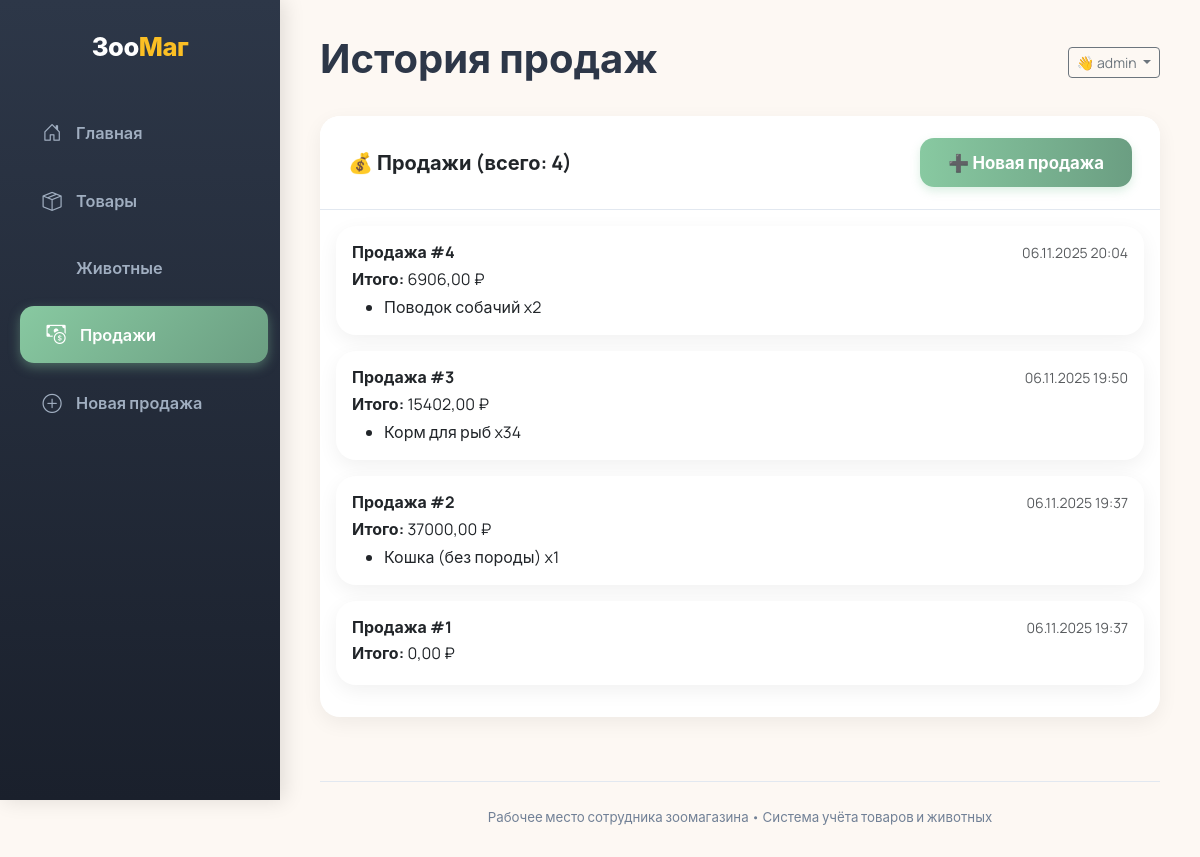
/sales/ (signed in), run on the app's committed database.
### sales/models.py (models this page shows, shortened)
class Sale(models.Model):
    date = models.DateTimeField(auto_now_add=True)
    total_amount = models.DecimalField(max_digits=10, decimal_places=2)

class SaleItem(models.Model):
    sale = models.ForeignKey(Sale, related_name='items', on_delete=models.CASCADE)
    product = models.ForeignKey(Product, null=True, blank=True, on_delete=models.SET_NULL)
    animal = models.ForeignKey(Animal, null=True, blank=True, on_delete=models.SET_NULL)
    quantity = models.PositiveIntegerField(default=1)
    price_at_sale = models.DecimalField(max_digits=10, decimal_places=2)
    def __str__(self):
        item = self.product or self.animal
        return f"{item} x{self.quantity}"

### products/models.py (models this page shows)
class Product(models.Model):
    name = models.CharField(max_length=200)
    description = models.TextField(blank=True)
    price = models.DecimalField(max_digits=10, decimal_places=2)
    stock = models.PositiveIntegerField(default=0)
    category = models.ForeignKey(Category, on_delete=models.CASCADE)
    image = models.ImageField(upload_to='products/', blank=True, null=True)
    def __str__(self):
        return self.name

class Animal(models.Model):
    SPECIES_CHOICES = [
        ('cat', 'Кошка'),
        ('dog', 'Собака'),
        ('bird', 'Птица'),
        ('fish', 'Рыбка'),
        ('rodent', 'Грызун'),
    ]
    GENDER_CHOICES = [('M', 'Самец'), ('F', 'Самка')]
    species = models.CharField(max_length=20, choices=SPECIES_CHOICES)
    breed = models.CharField(max_length=100, blank=True)
    age_months = models.PositiveIntegerField()
    gender = models.CharField(max_length=1, choices=GENDER_CHOICES)
    price = models.DecimalField(max_digits=10, decimal_places=2)
    is_available = models.BooleanField(default=True)
    image = models.ImageField(upload_to='animals/', blank=True, null=True)
    def __str__(self):
        return f"{self.get_species_display()} ({self.breed or 'без породы'})"

### sales/views.py (the view)
# urls.py: path('', views.sale_list, name='sale_list'),
@login_required
def sale_list(request):
    sales = Sale.objects.all().order_by('-date')
    return render(request, 'sales/sale_list.html', {'sales': sales})

### templates/sales/sale_list.html
{% extends 'base.html' %}
{% block page_title %}История продаж{% endblock %}
{% block content %}
<div class="card">
    <div class="card-header d-flex justify-content-between align-items-center">
        <span>💰 Продажи (всего: {{ sales|length }})</span>
        <a href="{% url 'sale_create' %}" class="btn btn-primary btn-sm">➕ Новая продажа</a>
    </div>
    <div class="card-body">
        {% if sales %}
            {% for sale in sales %}
            <div class="card mb-3">
                <div class="card-body">
                    <div class="d-flex justify-content-between">
                        <h6 class="card-title mb-1">Продажа #{{ sale.id }}</h6>
                        <small class="text-muted">{{ sale.date|date:"d.m.Y H:i" }}</small>
                    </div>
                    <p class="mb-1"><strong>Итого:</strong> {{ sale.total_amount }} ₽</p>
                    <ul class="mb-0">
                        {% for item in sale.items.all %}
                            <li>{{ item }}</li>
                        {% endfor %}
                    </ul>
                </div>
            </div>
            {% endfor %}
        {% else %}
        <p class="text-muted">Продаж пока нет.</p>
        {% endif %}
    </div>
</div>
{% endblock %}

### templates/base.html (shortened to what this page needs)
<!DOCTYPE html>
<html lang="ru">
<head>
    <link href="https://cdn.jsdelivr.net/npm/bootstrap@5.3.3/dist/css/bootstrap.min.css" rel="stylesheet">
    <link rel="stylesheet" href="https://cdn.jsdelivr.net/npm/bootstrap-icons@1.11.3/font/bootstrap-icons.min.css">
</head>
<body>
    <nav class="sidebar">
        <div class="logo">Зоо<span>Маг</span></div>
        <ul class="nav flex-column">
            <li class="nav-item">
                <a class="nav-link {% if request.resolver_match.url_name == 'index' %}active{% endif %}" href="{% url 'index' %}">
                    <i class="bi bi-house-door"></i> Главная
                </a>
            </li>
            <li class="nav-item">
                <a class="nav-link {% if request.resolver_match.url_name == 'product_list' %}active{% endif %}" href="{% url 'product_list' %}">
                    <i class="bi bi-box-seam"></i> Товары
                </a>
            </li>
            <li class="nav-item">
                <a class="nav-link {% if request.resolver_match.url_name == 'animal_list' %}active{% endif %}" href="{% url 'animal_list' %}">
                     Животные
                </a>
            </li>
            <li class="nav-item">
                <a class="nav-link {% if request.resolver_match.url_name == 'sale_list' %}active{% endif %}" href="{% url 'sale_list' %}">
                    <i class="bi bi-cash-coin"></i> Продажи
                </a>
            </li>
            <li class="nav-item">
                <a class="nav-link {% if request.resolver_match.url_name == 'sale_create' %}active{% endif %}" href="{% url 'sale_create' %}">
                    <i class="bi bi-plus-circle"></i> Новая продажа
                </a>
            </li>
        </ul>
    </nav>
    <main class="main-content">
<div class="d-flex justify-content-between flex-wrap align-items-center mb-4">
    <h1>{% block page_title %}{% endblock %}</h1>
    {% if user.is_authenticated %}
        <div class="dropdown">
            <button class="btn btn-sm btn-outline-secondary dropdown-toggle" type="button" data-bs-toggle="dropdown">
                👋 {{ user.username }}
            </button>
        </div>
    {% endif %}
</div>
        {% block content %}{% endblock %}
        <footer>
            <small>Рабочее место сотрудника зоомагазина • Система учёта товаров и животных</small>
        </footer>
    </main>
</body>
</html>

### templates/base.html (style rules this page uses)
:root { --primary: #88c9a1; --primary-dark: #6b9e82; --accent: #fbbf24; --bg: #fdf8f3; --sidebar-bg: #2d3748; --text: #2d3748; --text-light: #718096; --border: #e2e8f0; --card-shadow: 0 6px 20px rgba(0,0,0,0.06); }
body { font-family: 'Manrope', -apple-system, BlinkMacSystemFont, 'Segoe UI', sans-serif; background-color: var(--bg); color: var(--text); overflow-x: hidden; margin: 0; padding: 0; }
.sidebar { background: linear-gradient(180deg, #2d3748 0%, #1a202c 100%); color: white; min-height: 100vh; padding-top: 28px; box-shadow: 4px 0 20px rgba(0,0,0,0.12); position: fixed; top: 0; left: 0; width: 280px; z-index: 1000; }
.sidebar .logo { font-weight: 800; font-size: 1.6rem; text-align: center; margin-bottom: 32px; color: white; letter-spacing: -0.5px; }
.sidebar .logo span { color: var(--accent); }
.sidebar .nav-link { color: #a0aec0; padding: 14px 24px; margin: 6px 16px; border-radius: 14px; font-weight: 600; font-size: 1.02rem; transition: all 0.3s cubic-bezier(0.25, 0.8, 0.25, 1); display: flex; align-items: center; gap: 12px; white-space: nowrap; }
.sidebar .nav-link i { font-size: 1.2rem; width: 24px; text-align: center; }
.sidebar .nav-link.active { color: white; background: linear-gradient(135deg, var(--primary), var(--primary-dark)); transform: translateX(4px); box-shadow: 0 4px 12px rgba(136, 201, 161, 0.4); }
.main-content { margin-left: 280px; padding: 32px 40px; transition: margin-left 0.4s ease; min-height: 100vh; background-color: var(--bg); position: relative; z-index: 999; }
h1, h2, h3, h4, h5, h6 { font-weight: 700; color: var(--text); line-height: 1.3; }
.card { border: none; border-radius: 20px; box-shadow: var(--card-shadow); margin-bottom: 32px; overflow: hidden; opacity: 0; transform: translateY(20px); animation: fadeInUp 0.6s forwards; }
.card:nth-child(2) { animation-delay: 0.1s; }
.card:nth-child(3) { animation-delay: 0.2s; }
.card:nth-child(4) { animation-delay: 0.3s; }
.card-header { background: white; padding: 22px 28px; font-weight: 700; font-size: 1.25rem; border-bottom: 1px solid var(--border); }
.btn-primary { background: linear-gradient(to right, var(--primary), var(--primary-dark)); border: none; padding: 12px 28px; font-weight: 700; border-radius: 14px; transition: all 0.35s cubic-bezier(0.34, 1.56, 0.64, 1); font-size: 1.05rem; box-shadow: 0 4px 10px rgba(136, 201, 161, 0.3); }
footer { margin-top: 4rem; text-align: center; color: var(--text-light); font-size: 0.95rem; padding-top: 1.5rem; border-top: 1px solid var(--border); }

### data on the page
Sale: id "4", date "06.11.2025 20:04", total_amount "6906,00"
SaleItem: product+quantity "Поводок собачий x2"
Sale: id "3", date "06.11.2025 19:50", total_amount "15402,00"
SaleItem: product+quantity "Корм для рыб x34"
Sale: id "2", date "06.11.2025 19:37", total_amount "37000,00"
SaleItem: product+animal+quantity "Кошка (без породы) x1"
Sale: id "1", date "06.11.2025 19:37", total_amount "0,00"

### other printed values
{{ user.username }} "admin"
{{ sales|length }} "4"
